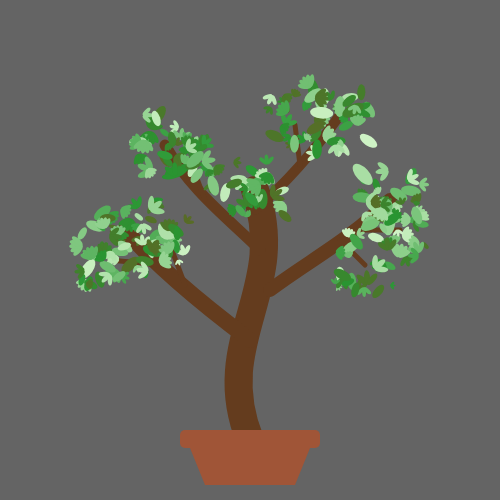
Frame 1 (no input)
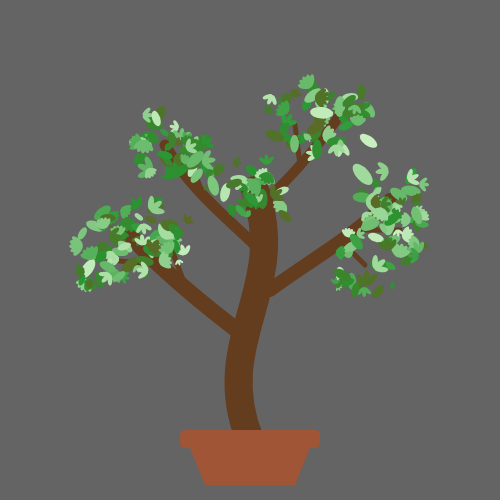
Frame 60 (no input)
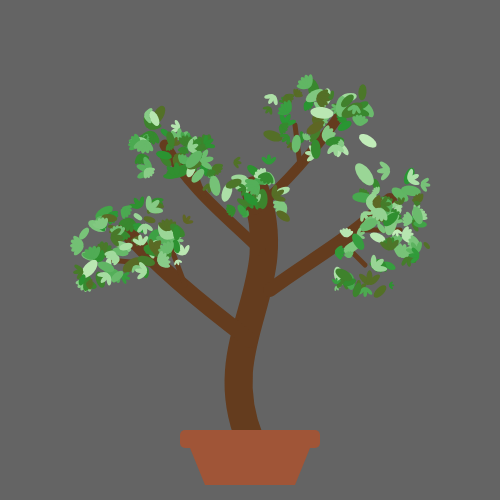
Frame 120 (the mouse pressed at the canvas centre since frame 60)

The p5.js sketch that drew these frames (run headless with seeded random() and noise() and a simulated clock; from frame 60 on, the mouse is pressed at the canvas centre):

// p5.js sketch
// ── sketch.js
let tips = [
  { x: 255, y: 190 },  
  { x: 125, y: 230 },  
  { x: 390, y: 200 },  
  { x: 165, y: 145 },  
  { x: 340, y: 115 },  
  { x: 110, y: 260 },  
  { x: 170, y: 245 },
  { x: 365, y: 265 },
  { x: 400, y: 230 },
  { x: 190, y: 160 },
  { x: 295, y: 125 }
];
let leaves = [];

let wind = 0;



function setup() {
  createCanvas(500, 500);
  resetTree();
}

function draw() {
  background(100);

  wind = map(mouseX, 0, width, 0, 10) * noise(frameCount * 0.01);
  
  drawtree();

   for (let i = 0; i < leaves.length; i++) {
    leaves[i].update();
    leaves[i].display();
}

}

class Leaf {
  constructor(head, size, points, x, y, tip){
    this.head = head;
    this.maxSize = size;
    this.size = 1;
    this.points = points;
    this.x = x;
    this.y = y; 
    this.tip = tip;
    this.age = 0;
    this.lifespan = random(1800, 3600);
    this.offset = random(1000);
  }

 display() {

  let amt = constrain(this.age / this.lifespan, 0, 1);
  let r, g, b;

  if (amt < 0.5) {
    let t = map(amt, 0, 0.5, 0, 1);   
    r = lerp(210, 40, t);
    g = lerp(245, 150, t);
    b = lerp(200, 50, t);
  } 
  else {
    let t = map(amt, 0.5, 1, 0, 1);   
    r = lerp(40, 120, t);
    g = lerp(150, 80, t);
    b = lerp(50, 30, t);
  }
  
  push();
  let sway = sin(frameCount * 0.05 + this.offset) * wind;
  translate(this.x + sway, this.y);
  rotate(radians(this.head + sway * 3));
  noStroke();
  fill(r, g, b);

  if (this.points === 1) {
    ellipse(0, 0, this.size, this.size * 0.5);   // simple oval leaf
  } 
  
  else {
  for (let k = 0; k < this.points; k++) {
    let a = map(k, 0, this.points - 1, -45, 45);   // spread the lobes in a fan
    push();
    rotate(radians(a));
    ellipse(this.size * 0.3, 0, this.size * 0.6, this.size * 0.25);
    pop();
    }
  }

  pop();

  } 

  update() {
    this.age++;
    this.size = lerp(this.size, this.maxSize, 0.02);
  }

  isBrown() {
    return this.age >= this.lifespan;
  }

}

function drawtree() {

    push();
    
    stroke(100, 60, 30);
    noFill();
    strokeCap(ROUND);

    strokeWeight(28);
    bezier(250, 440, 210, 340, 290, 290, 255, 190);

    strokeWeight(16);
    bezier(250, 340, 210, 310, 160, 270, 125, 230);

    strokeWeight(14);
    bezier(270, 290, 310, 260, 350, 240, 390, 200);

    strokeWeight(11);
    bezier(260, 250, 230, 220, 190, 190, 165, 145);

    strokeWeight(10);
    bezier(255, 210, 290, 180, 315, 150, 340, 115);

    strokeWeight(5);

    line(160, 265, 110, 260);
    line(185, 285, 170, 245);

    line(340, 240, 365, 265);
    line(355, 230, 400, 230);

    line(205, 200, 190, 160);
    line(300, 165, 295, 125);

    noStroke();
    fill(160, 85, 55);

    rect(180, 430, 140, 18, 5);

    quad(190, 448, 310, 448, 295, 485, 205, 485);

    pop();
}

function mousePressed() {
  for (let i = leaves.length - 1; i >= 0; i--) {
    let l = leaves[i];

    let onLeaf = mouseX > l.x - l.size / 2 && mouseX < l.x + l.size / 2 && mouseY > l.y - l.size / 2 && mouseY < l.y + l.size / 2;

    if (onLeaf && l.isBrown()) {
      leaves.splice(i, 1);                   
      let newTip = floor(random(tips.length));
    if (newTip === l.tip) {
      newTip = (newTip + 1) % tips.length;   
    
    }
    leaves.push(makeLeaf(newTip));
    return;  
    }
  }
}
 
function makeLeaf(tipIndex) {
  let x = tips[tipIndex].x + random(-30, 30);
  let y = tips[tipIndex].y + random(-30, 30);

  let size = randomGaussian(17, 4);   // most leaves near 17, a few much bigger or smaller
  if (size < 8) {
    size = 8;
  }

  let points = random([1, 3, 5]);     // picks one of these numbers at random

  return new Leaf(random(360), size, points, x, y, tipIndex);
}

function keyPressed() {
  if (key === 'r') {
    resetTree();
  }
}

function resetTree() {
  leaves = [];   

  for (let i = 0; i < tips.length; i++) {
    for (let j = 0; j < 25; j++) {
      let leaf = makeLeaf(i);
      leaf.age = random(0, leaf.lifespan * 0.8);
      leaf.size = leaf.maxSize;
      leaves.push(leaf);
    }
  }
}
// ── readme.html
<!DOCTYPE html>
<html lang="en">
<head>
  <meta charset="UTF-8">
  <script src="sketch.js"></script>
  <title>Sketch Name</title> <!--Update your title here-->
  <!--Add style to your code within the style tag <style></style>
  Read the W3Schools CSS Intro for more: https://www.w3schools.com/css/css_intro.asp 
  -->
  <style>
    body {
      font-family: sans-serif;
      margin: 2em;
      /*padding: 1em;*/
      color: #4A7D33;
      background-color: #51302F;
    }

    a {
      color: rgb(0,0,255);
    }

    a:hover {
      text-decoration: dashed;
    }

    h1 {
      /* Insert your own style here */
    }

    h2 {
      /* Insert your own style here */
    }
  </style>
</head>

<body>
    <h1>Bonsai tree</h1>
    <p>For this week's assignment, I wanted to code something that incorporates leaves from a tree, something that I have a strong personal and sentimental connection to. I first wanted to create a "bonsai tree" that has different leaves on it, where with more time passes the leaves on the branches turn brown, which the user can click on the brown leaves to remove them from the tree, adding another new young leaf onto a branch. </p>
    <p>The main element of the code is a class constructor for the leaves, where it has different parameters of the head leaf, its size, how many points it has, its x and y placement, the leaf's age, and the tip of the points. Within the class, the leaf is assigned these parameters while also assigning the lifespan of the leaf, which gives a random starting point for each leaf, and the offset which sets a different starting point for the sway that will influence the way it moves with the wind.  </p>
    <p>To create leaves on branches, the code uses the resetTree function, where all the process of creating a new leaf lies in. The function first resets the array that holds each leaf's properties, the user can also reset them within the sketch by pressing 'r.' Going through two different loops that is determined by the number of leaves are present within each branch, it then calls the makeLeaf function. With each new leaf, the code will assign the age, using a random function, and its size. Finally, the function pushes the leaf into the array. </p>
    <p>The makeLeaf functions actually creates the individual leafs and their unique properties. It first assigns each leaf a unique x and y position in regards to the branch, using the range of the random function. The function then uses *randomGaussian* function to pick a number between 17 and 4 for the size of each leaf, the function has a stronger probability to pick numbers near 17, which allows more leaves to be bigger rather than small. Finally, the function assigns a number of points for each leaf, choosing between 1, 3, or 5 points. Returning the results and parameters back while creating a new leaf object.</p>
    <p>Within the class, there are functions that are associated with the class. The display function is where the main drawing of the leaves happen. First, the function checks the color of age, using the *constrain* function to pick an amount of how old the leaf is which affects its color (the younger the leaf, the whiter it is, the older it is the browner the leaf is), using the lerp and map functions to blend the two different colors with each other with the help of 'if statements.' The function then assigns a *sway* to the leaf using the sin function, where it computes each leaf's offset with the timing and wind scales that causes the leaves to sway and move as if they are real. Where it then positions the individual leaf using translate and rotate functions to indicate the direction of the head of the leaf; further giving randomness and realism to each of the leaves within the sketch. Finally, the code generates a random shape for each leaf, where it either draws a simple oval leaf or a leaf with a particular shape. The LLM helped me with this part of the code, where it uses a if statement to check for the original parameters, then it decides to draw the simple or complex shape. The complex shapes are complied of smaller ellipses that are rotated in certain ways to give the feel of a complex leaf shape.</p>
    <p>The update function updates the leaf's age while also affecting its size using the lerp method to simulate growth within the leaf. Instead of having the leaf appear on a new branch, matured and big, new leaves will have to grow slowly to their maximum size, to further simulate realism within the sketch.</p>
    <p>The isBrown function checks whether the leaf's age is larger than the lifespan of the leaf. If it is, the function returns a boolean variable back. </p>
    <p>The function drawTree does what it says, draw the visual representations of the tree. I had a hard time figuring out how to draw the tree in a pleasant manner. I used the LLM's help to give me parameters on how the branches and tree would be drawn. The LLM used the *bezier* function which similar to the line function but it has more character with the curves that it posses. Also, using rect and quad to create the pot body that holds the plant. The illustration of the tree are taken into account and their coordinates are pushed into an array in the start of the code. The array (tips) would act as a placeholder indicator on where leaves should sit on the different branches. </p>
    <p>The isBrown function checks whether the leaf's age is larger than the lifespan of the leaf. If it is, the function returns a boolean variable back. </p>
    <p>The main interaction of this sketch is located within the mousePressed function, where the function serves as the pluck action for each leaf. The function first cycles through every leaf within the array but backwards (last first), where then it uses a variable that checks whether the mouse position is within the same position as any leaf. I used the LLM help for this part, as I did not how to check whether the user's mouse is within a leaf or not. The function then check whether the location of leaf is correct and if the leaf is brown, where if both statements are true, the function splices the array and removes that leaf from the array and adds a new one using, using the *floor* function round down the random ranges of the branch positions.  The function then checks whether the new leaf has the same position as the one that was removed, if they are the same, the function will allocate a new position for the leaf using module and some addition. Finally, the function pushes the new leaf onto the array and returning a boolean.</p>
    <p>TThe setup creates the 500x500 canvas while calling the resetTree function, which creates all the visual elements and parameters needed to create the sketch when the user wants to reset the sketch using the 'r' key.</p>
    <p>The draw function draws the background, assigns the wind which consists of the map function and noise in correlation to the mouse x's position to inform how the wind should affect the leaves' movement. It also calls the drawTree function which draws the foundational representation of the tree. Finally, the draw function then updates every leaf using a for loop that is in range of the leaf array, and displays each leaf. Where each new frame influences the color, sway, and age of each leaf. </p>
    <ul>
    <li><a href="index.html" target="_blank">Link to sketch</a></li>
    </ul>

  <!-- Optional, share as needed-->

    <!--Replace with your own image-->
    <!--You can limit the size of your displayed image using "height" or "width" -->
    <img src="media/bonsai.jpg" height="400px" ></img>
</body>
</html>
